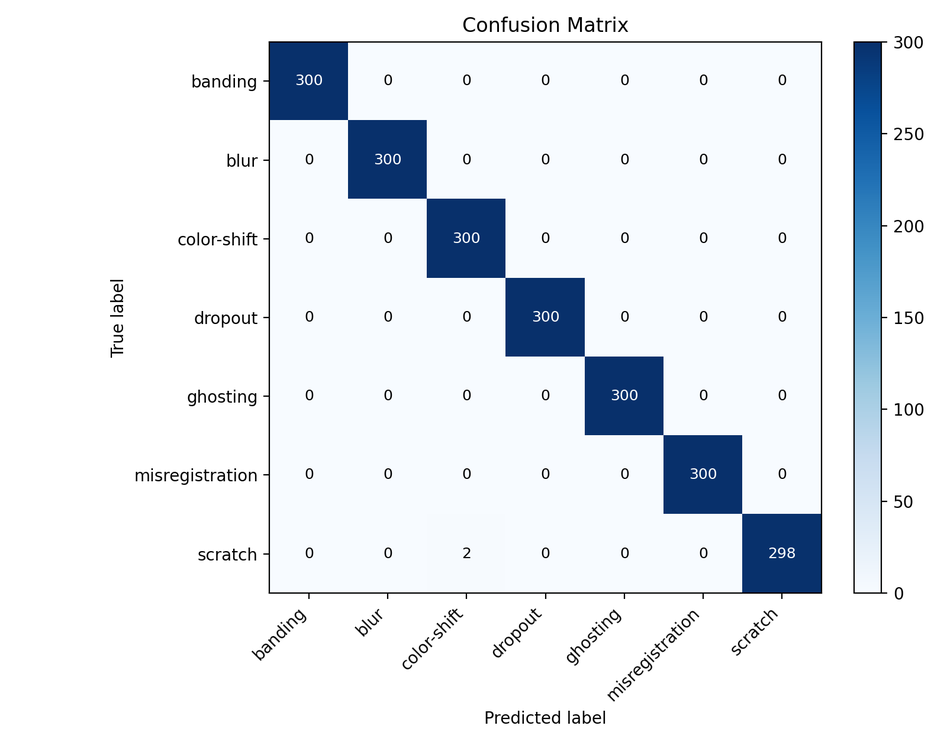
#> input picture model/Stratified Sample Split/visualisation/cm_heatmap_Test_Set.png, 947 x 745 px, shrunk from 1600 x 1260 before the run; its folder holds only this picture in this run
$ python -i misregistration.py   (imports and definitions only)
#> lines starting #> are read from the running program, lines starting #| are printed output that depends on the picture; after the words box and inside, x2 and y2 are one past the last pixel; in counts of white or black regions, pixels touching at a corner belong together
import cv2
import numpy as np

def _edge(gray):
    # Soft edge map for where channel shifts are visible
    e = cv2.Canny(gray, 60, 150)
    e = cv2.dilate(e, np.ones((3,3), np.uint8), iterations=1)
    e = cv2.GaussianBlur(e, (0,0), 1.0)
    return e/255.0

def _remap_shift(ch, dx_field, dy_field):
    # Per-pixel displacement field remap (bilinear)
    h, w = ch.shape
    xx, yy = np.meshgrid(np.arange(w, dtype=np.float32), np.arange(h, dtype=np.float32))
    mapx = xx + dx_field
    mapy = yy + dy_field
    return cv2.remap(ch, mapx, mapy, interpolation=cv2.INTER_LINEAR, borderMode=cv2.BORDER_REFLECT_101)

def misregistration(img, seed=None):
    if seed is not None:
        np.random.seed(seed)
    im = img.copy()
    h, w = im.shape[:2]

    # Edge mask
    gray = cv2.cvtColor(im, cv2.COLOR_BGR2GRAY)
    em = _edge(gray)
    em3 = np.dstack([em]*3)

    # Build smooth displacement fields (vertical or horizontal bias)
    amp_px = np.random.uniform(0.25, 1.25)  # in pixels
    vertical = np.random.rand() < 0.5

    y = np.linspace(0, 2*np.pi, h, dtype=np.float32)
    x = np.linspace(0, 2*np.pi, w, dtype=np.float32)
    X, Y = np.meshgrid(x, y)

    if vertical:
        dx0 = amp_px * (0.5*np.sin(2.0*Y) + 0.25*np.sin(3.3*Y + 0.5))
        dy0 = np.zeros_like(dx0)
    else:
        dy0 = amp_px * (0.5*np.sin(2.0*X) + 0.25*np.sin(3.3*X + 0.5))
        dx0 = np.zeros_like(dy0)

    # Slight per-channel random offsets
    out_ch = []
    for c in cv2.split(im):
        bx = (np.random.rand(h, w).astype(np.float32)-0.5)*0.15
        by = (np.random.rand(h, w).astype(np.float32)-0.5)*0.15
        dx = dx0 + bx
        dy = dy0 + by
        out_ch.append(_remap_shift(c, dx, dy))
    mis = cv2.merge(out_ch)

    # Show misregistration only near edges; elsewhere mix back original to avoid global cast
    imf = im.astype(np.float32)/255.0
    k = 0.85  # intensity retention near edges
    out = imf*(1-em3) + (k*mis + (1-k)*imf)*em3
    out = np.clip(out, 0, 1)

    mask = (em*255).astype(np.uint8)
    meta={"type":"misregistration","vertical":bool(vertical),"amp_px":float(amp_px)}
    return (out*255).astype(np.uint8), mask, meta

>>> import cv2
>>> picture = cv2.imread('../model/Stratified Sample Split/visualisation/cm_heatmap_Test_Set.png')
#> picture is the input picture: shape (745, 947, 3); mean B, G, R 240.6, 234.8, 230
>>> result = misregistration(picture)
#> in misregistration, `gray = cv2.cvtColor(im, cv2.COLOR_BGR2GRAY)`:
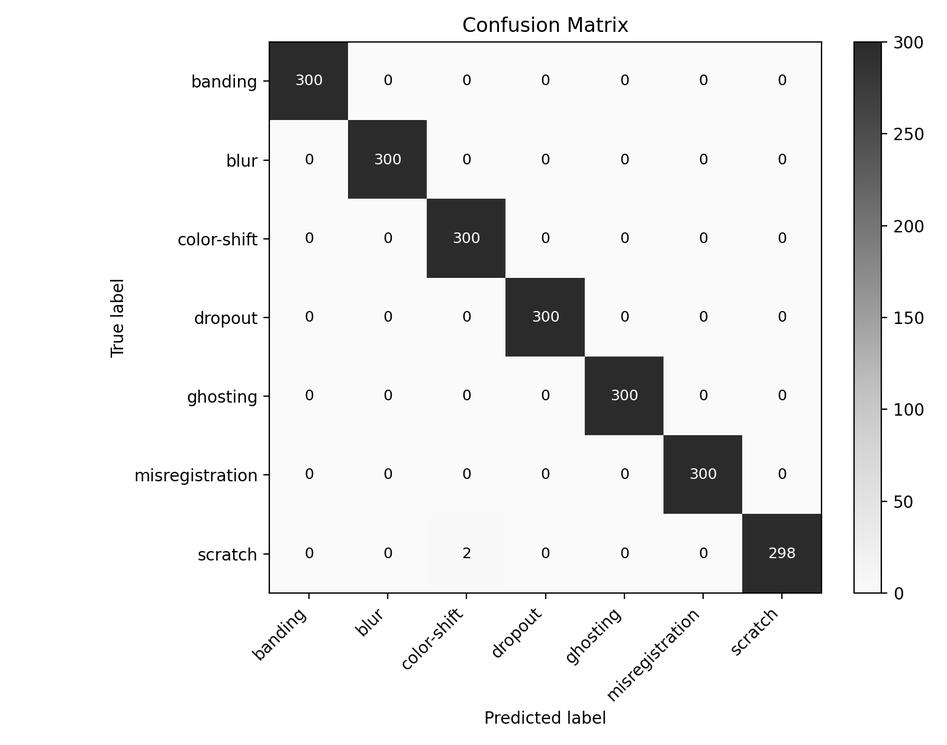
#> gray: shape (745, 947); min 0, max 255, mean 233.9
#> in _edge, `e = cv2.Canny(gray, 60, 150)`:
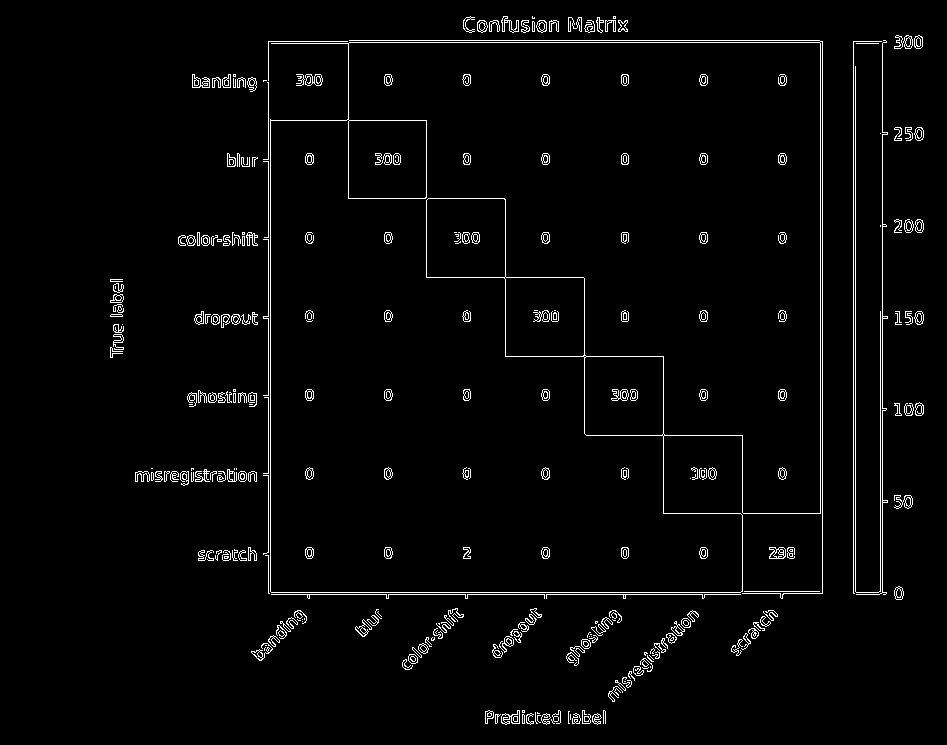
#> e: shape (745, 947); 2.7% white in thin lines or dots, all inside (x1, y1, x2, y2) = (110, 16, 924, 725)
#> in _edge, `e = cv2.dilate(e, np.ones((3,3), np.uint8), iterations=1)`: e: shape (745, 947); 7.2% white; 81 white regions (1 under 20 px), largest, box (x1, y1, x2, y2) and area: (262, 39, 824, 600) 16630, (852, 39, 889, 596) 5372, (607, 609, 700, 703) 1625
#> in _edge, `e = cv2.GaussianBlur(e, (0,0), 1.0)`:
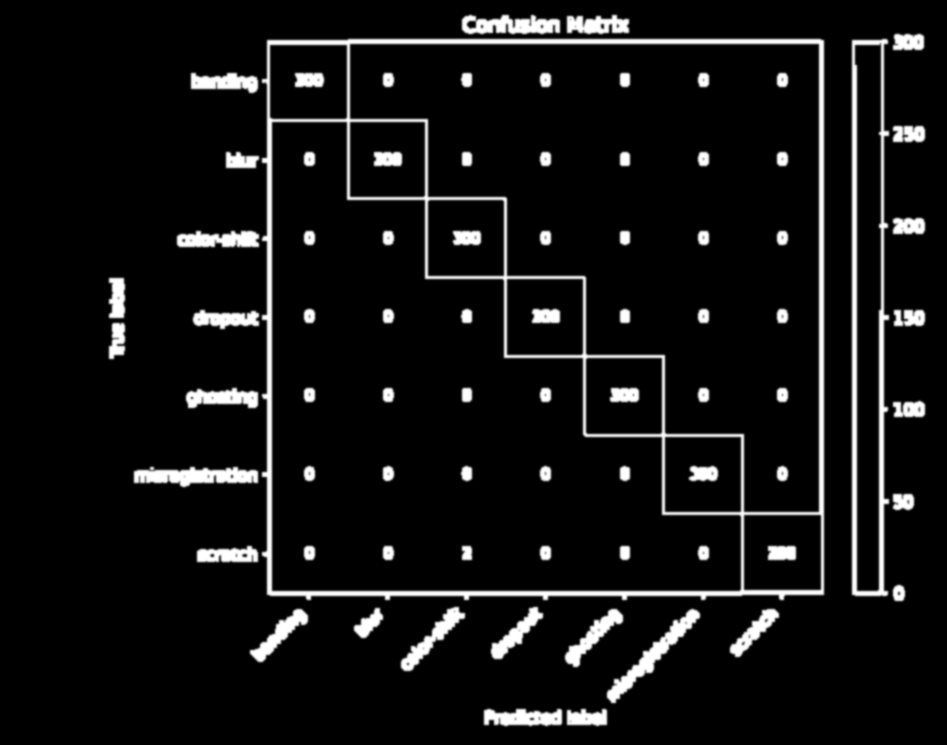
#> e: shape (745, 947); min 0, max 255, mean 18.3
#> the loop in misregistration, `for c in cv2.split(im):` made 3 passes
#> pass 1, in _remap_shift, `mapx = xx + dx_field`:
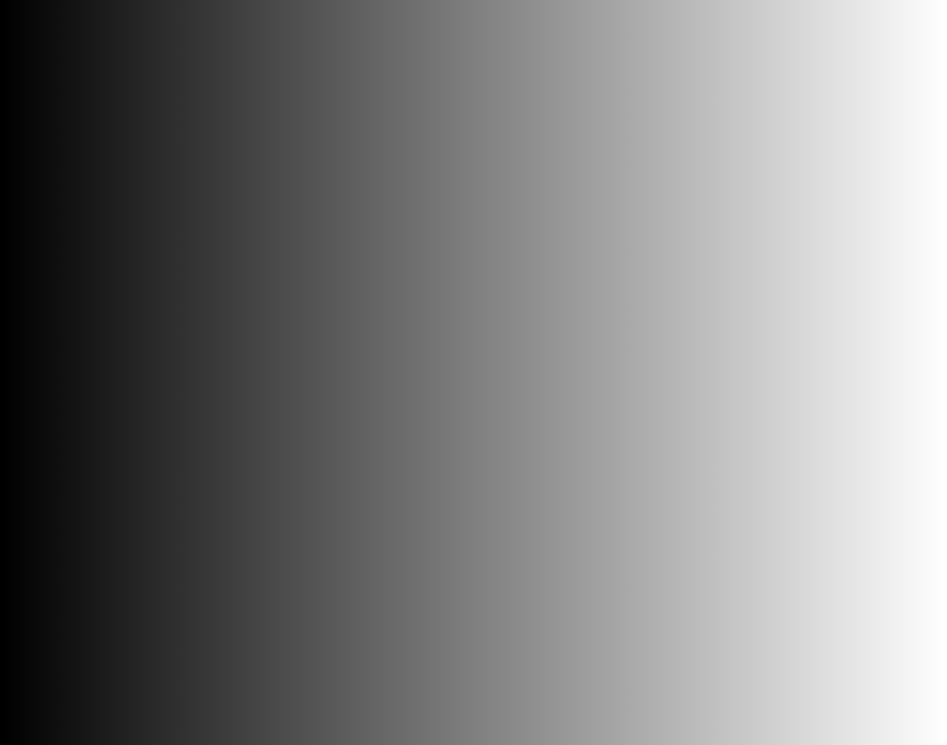
#> mapx: shape (745, 947) float32; min -0.075, max 946.1, mean 473; drawn with min black and max white
#> pass 1, in _remap_shift, `mapy = yy + dy_field`:
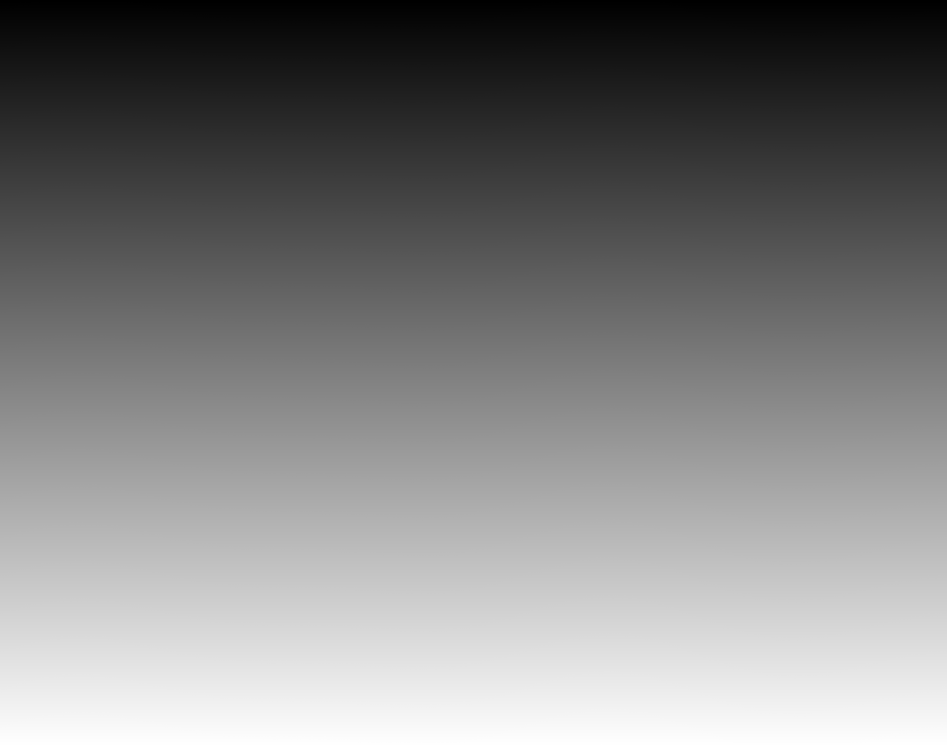
#> mapy: shape (745, 947) float32; min -0.588, max 744.6, mean 372; drawn with min black and max white
#> after the loop in misregistration, `for c in cv2.split(im):`: out_ch = 3 items
#> in misregistration, `out = np.clip(out, 0, 1)`:
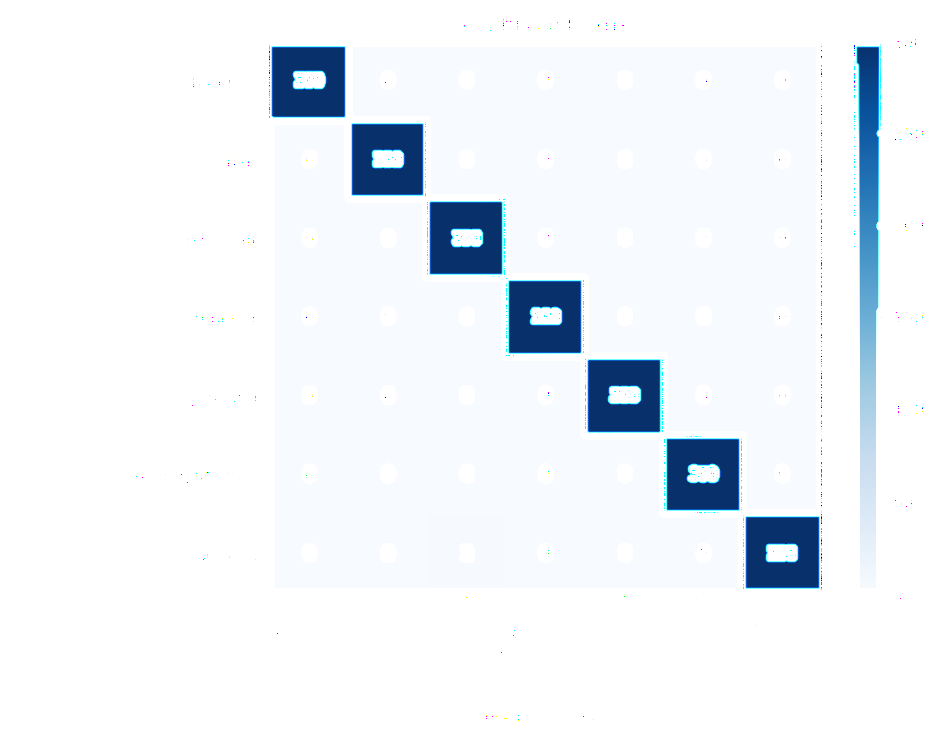
#> out: shape (745, 947, 3) float64; mean B, G, R 0.972, 0.953, 0.934

$ run again, on model/Stratified Sample Split/visualisation/cm_heatmap_norm_Test_Set.png
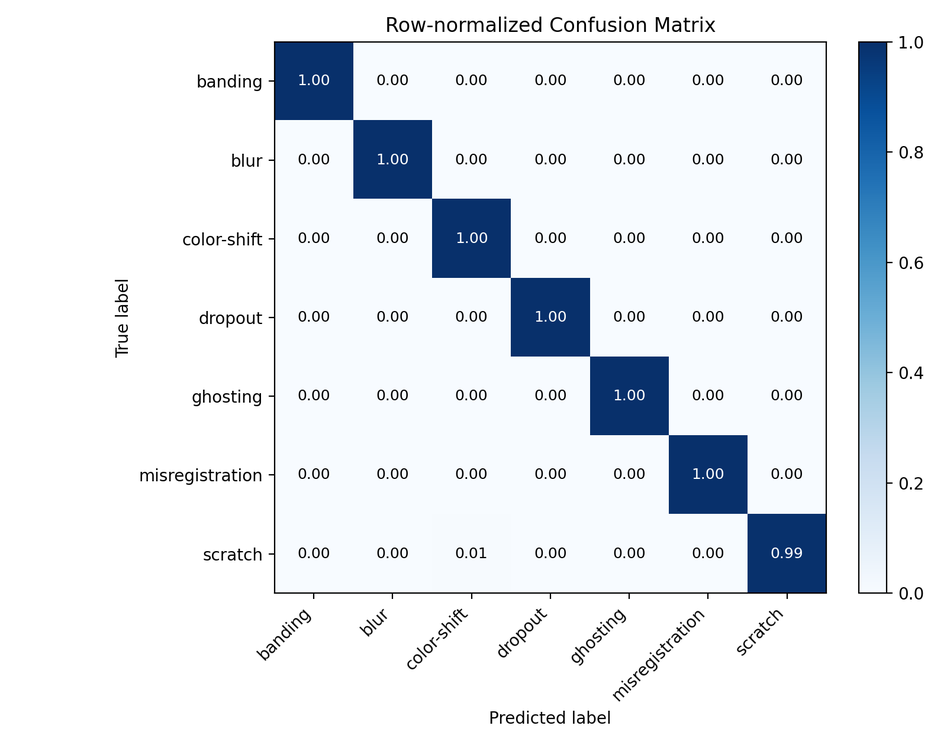
#> input picture model/Stratified Sample Split/visualisation/cm_heatmap_norm_Test_Set.png, 947 x 745 px, shrunk from 1600 x 1260 before the run
#> picture is the input picture: shape (745, 947, 3); mean B, G, R 239.3, 233.5, 228.7
#> in _edge, `e = cv2.GaussianBlur(e, (0,0), 1.0)`:
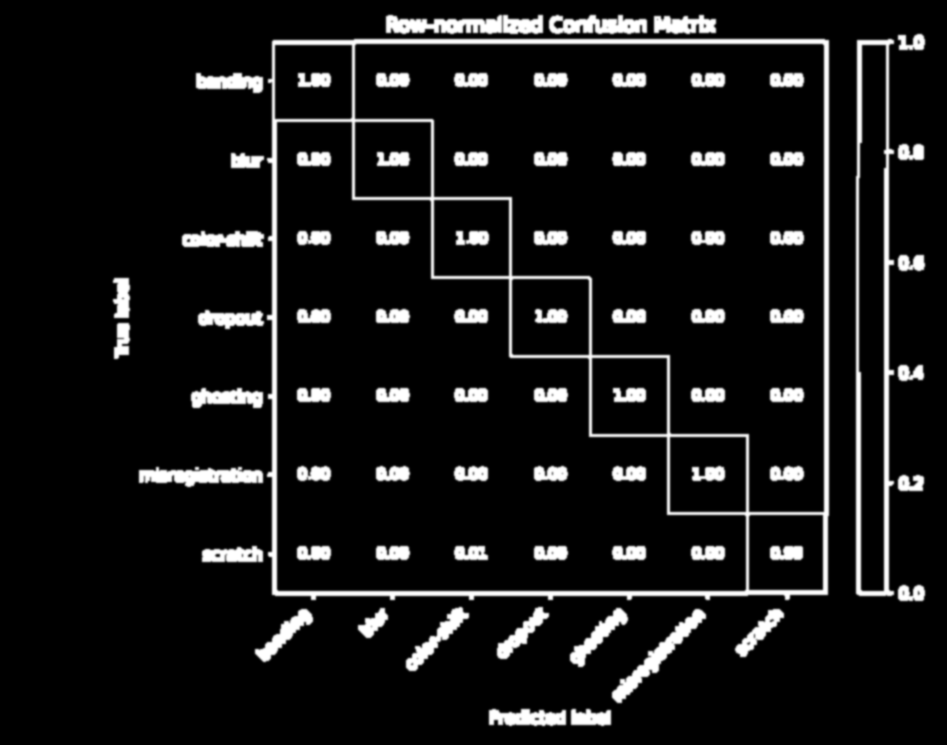
#> e: shape (745, 947); min 0, max 255, mean 23
#> the loop in misregistration, `for c in cv2.split(im):` made 3 passes
#> after the loop in misregistration, `for c in cv2.split(im):`: out_ch = 3 items
#> in misregistration, `out = np.clip(out, 0, 1)`:
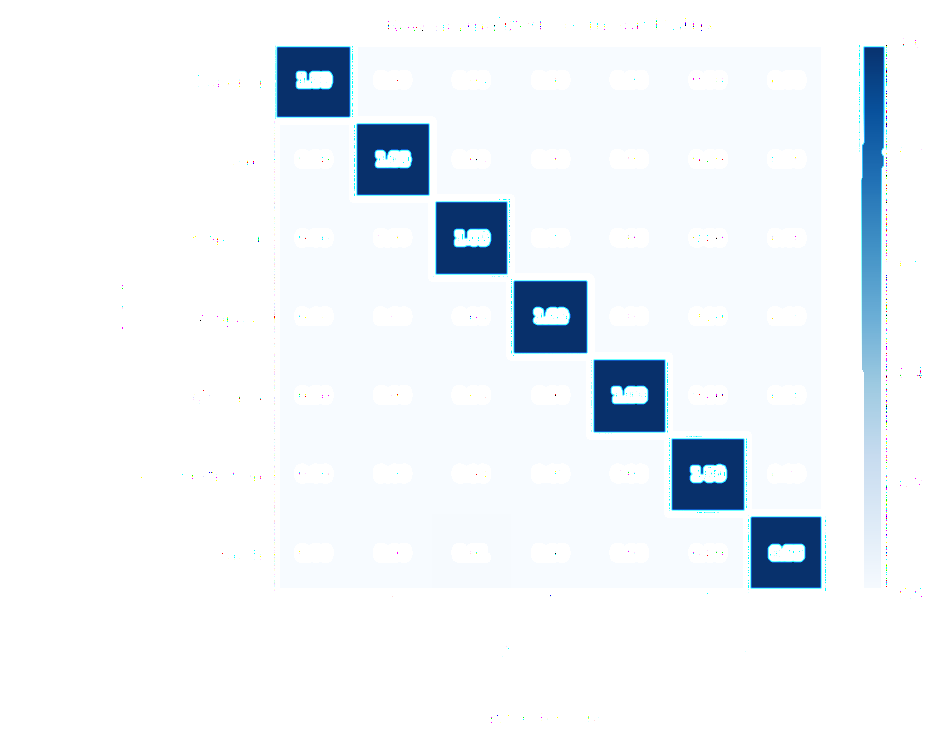
#> out: shape (745, 947, 3) float64; mean B, G, R 0.972, 0.954, 0.936
